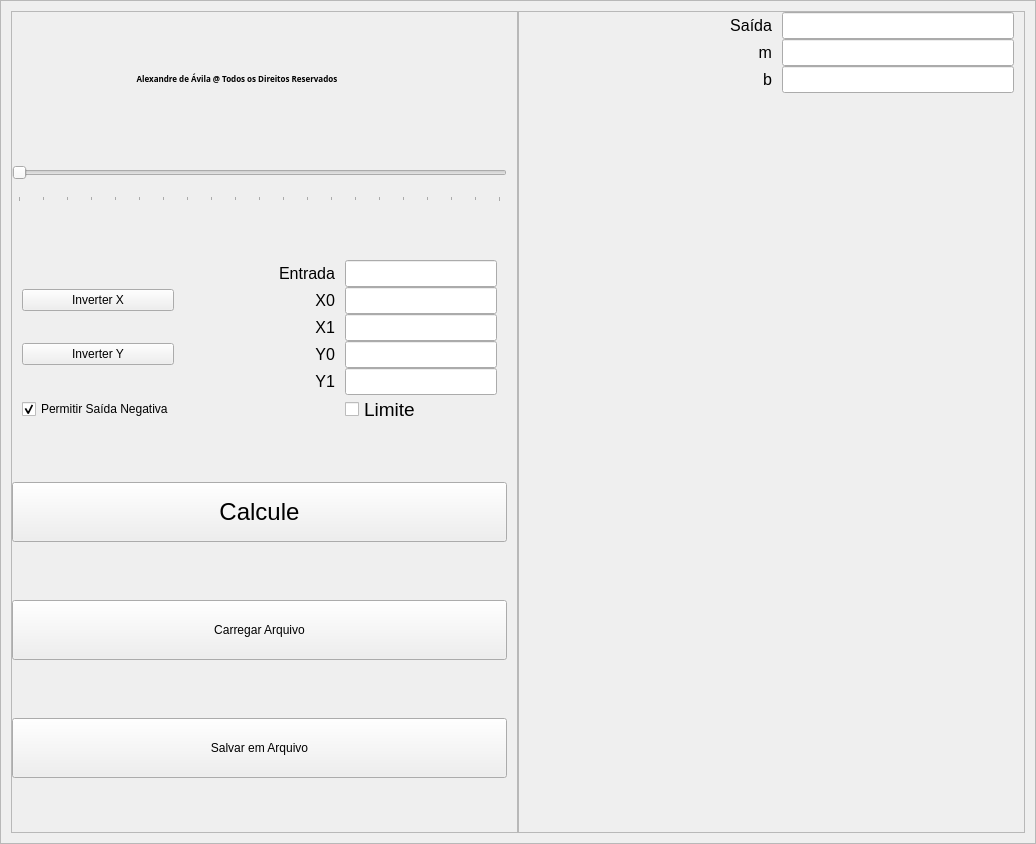
<?xml version="1.0" encoding="UTF-8"?>
<ui version="4.0">
 <author>Alexandre de Ávila</author>
 <class>MainWindow</class>
 <widget class="QMainWindow" name="MainWindow">
  <property name="geometry">
   <rect>
    <x>0</x>
    <y>0</y>
    <width>1036</width>
    <height>844</height>
   </rect>
  </property>
  <property name="sizePolicy">
   <sizepolicy hsizetype="Preferred" vsizetype="Preferred">
    <horstretch>0</horstretch>
    <verstretch>0</verstretch>
   </sizepolicy>
  </property>
  <property name="windowTitle">
   <string>Cálculo de Escala Linear</string>
  </property>
  <widget class="QWidget" name="centralwidget">
   <property name="sizePolicy">
    <sizepolicy hsizetype="Preferred" vsizetype="Preferred">
     <horstretch>0</horstretch>
     <verstretch>0</verstretch>
    </sizepolicy>
   </property>
   <property name="styleSheet">
    <string notr="true"/>
   </property>
   <layout class="QVBoxLayout" name="verticalLayout">
    <property name="spacing">
     <number>0</number>
    </property>
    <property name="leftMargin">
     <number>0</number>
    </property>
    <property name="topMargin">
     <number>0</number>
    </property>
    <property name="rightMargin">
     <number>0</number>
    </property>
    <property name="bottomMargin">
     <number>0</number>
    </property>
    <item>
     <widget class="QFrame" name="fr_principal">
      <property name="enabled">
       <bool>true</bool>
      </property>
      <property name="sizePolicy">
       <sizepolicy hsizetype="Expanding" vsizetype="Expanding">
        <horstretch>0</horstretch>
        <verstretch>0</verstretch>
       </sizepolicy>
      </property>
      <property name="autoFillBackground">
       <bool>false</bool>
      </property>
      <property name="styleSheet">
       <string notr="true"/>
      </property>
      <property name="frameShape">
       <enum>QFrame::StyledPanel</enum>
      </property>
      <property name="frameShadow">
       <enum>QFrame::Raised</enum>
      </property>
      <layout class="QHBoxLayout" name="horizontalLayout">
       <property name="spacing">
        <number>0</number>
       </property>
       <property name="leftMargin">
        <number>10</number>
       </property>
       <property name="topMargin">
        <number>10</number>
       </property>
       <property name="rightMargin">
        <number>10</number>
       </property>
       <property name="bottomMargin">
        <number>10</number>
       </property>
       <item>
        <widget class="QFrame" name="fr_esquerda">
         <property name="sizePolicy">
          <sizepolicy hsizetype="Expanding" vsizetype="Expanding">
           <horstretch>0</horstretch>
           <verstretch>0</verstretch>
          </sizepolicy>
         </property>
         <property name="minimumSize">
          <size>
           <width>319</width>
           <height>484</height>
          </size>
         </property>
         <property name="styleSheet">
          <string notr="true"/>
         </property>
         <property name="frameShape">
          <enum>QFrame::StyledPanel</enum>
         </property>
         <property name="frameShadow">
          <enum>QFrame::Raised</enum>
         </property>
         <layout class="QVBoxLayout" name="verticalLayout_4">
          <property name="leftMargin">
           <number>0</number>
          </property>
          <property name="topMargin">
           <number>0</number>
          </property>
          <property name="rightMargin">
           <number>10</number>
          </property>
          <property name="bottomMargin">
           <number>0</number>
          </property>
          <item>
           <widget class="QLabel" name="lb_autor">
            <property name="sizePolicy">
             <sizepolicy hsizetype="Fixed" vsizetype="Fixed">
              <horstretch>1</horstretch>
              <verstretch>1</verstretch>
             </sizepolicy>
            </property>
            <property name="maximumSize">
             <size>
              <width>450</width>
              <height>30</height>
             </size>
            </property>
            <property name="font">
             <font>
              <family>Arial Black</family>
              <pointsize>6</pointsize>
              <bold>true</bold>
             </font>
            </property>
            <property name="text">
             <string>Alexandre de Ávila @ Todos os Direitos Reservados</string>
            </property>
            <property name="scaledContents">
             <bool>true</bool>
            </property>
            <property name="alignment">
             <set>Qt::AlignCenter</set>
            </property>
            <property name="wordWrap">
             <bool>true</bool>
            </property>
           </widget>
          </item>
          <item>
           <widget class="QSlider" name="hs_input">
            <property name="sizePolicy">
             <sizepolicy hsizetype="Preferred" vsizetype="Fixed">
              <horstretch>0</horstretch>
              <verstretch>0</verstretch>
             </sizepolicy>
            </property>
            <property name="minimumSize">
             <size>
              <width>0</width>
              <height>50</height>
             </size>
            </property>
            <property name="cursor">
             <cursorShape>PointingHandCursor</cursorShape>
            </property>
            <property name="styleSheet">
             <string notr="true"/>
            </property>
            <property name="maximum">
             <number>100</number>
            </property>
            <property name="pageStep">
             <number>1</number>
            </property>
            <property name="orientation">
             <enum>Qt::Horizontal</enum>
            </property>
            <property name="tickPosition">
             <enum>QSlider::TicksBelow</enum>
            </property>
            <property name="tickInterval">
             <number>5</number>
            </property>
           </widget>
          </item>
          <item>
           <layout class="QGridLayout" name="gl_esquerda">
            <property name="sizeConstraint">
             <enum>QLayout::SetNoConstraint</enum>
            </property>
            <property name="leftMargin">
             <number>10</number>
            </property>
            <property name="rightMargin">
             <number>10</number>
            </property>
            <property name="horizontalSpacing">
             <number>10</number>
            </property>
            <property name="verticalSpacing">
             <number>0</number>
            </property>
            <item row="0" column="1">
             <widget class="QLabel" name="lb_input">
              <property name="font">
               <font>
                <family>Arial</family>
                <pointsize>12</pointsize>
               </font>
              </property>
              <property name="styleSheet">
               <string notr="true"/>
              </property>
              <property name="text">
               <string>Entrada</string>
              </property>
              <property name="alignment">
               <set>Qt::AlignRight|Qt::AlignTrailing|Qt::AlignVCenter</set>
              </property>
             </widget>
            </item>
            <item row="3" column="2">
             <widget class="QLineEdit" name="le_X1">
              <property name="sizePolicy">
               <sizepolicy hsizetype="Minimum" vsizetype="Fixed">
                <horstretch>0</horstretch>
                <verstretch>0</verstretch>
               </sizepolicy>
              </property>
              <property name="font">
               <font>
                <family>Arial</family>
                <pointsize>12</pointsize>
               </font>
              </property>
              <property name="styleSheet">
               <string notr="true">color: rgb(255, 255, 255);</string>
              </property>
             </widget>
            </item>
            <item row="7" column="2">
             <widget class="QCheckBox" name="cb_limite">
              <property name="font">
               <font>
                <family>Arial</family>
                <pointsize>14</pointsize>
               </font>
              </property>
              <property name="cursor">
               <cursorShape>PointingHandCursor</cursorShape>
              </property>
              <property name="styleSheet">
               <string notr="true"/>
              </property>
              <property name="text">
               <string>Limite</string>
              </property>
              <property name="iconSize">
               <size>
                <width>20</width>
                <height>20</height>
               </size>
              </property>
             </widget>
            </item>
            <item row="5" column="1">
             <widget class="QLabel" name="lb_Y1">
              <property name="font">
               <font>
                <family>Arial</family>
                <pointsize>12</pointsize>
               </font>
              </property>
              <property name="styleSheet">
               <string notr="true"/>
              </property>
              <property name="text">
               <string>Y1</string>
              </property>
              <property name="alignment">
               <set>Qt::AlignRight|Qt::AlignTrailing|Qt::AlignVCenter</set>
              </property>
             </widget>
            </item>
            <item row="0" column="2">
             <widget class="QLineEdit" name="le_input">
              <property name="sizePolicy">
               <sizepolicy hsizetype="Minimum" vsizetype="Fixed">
                <horstretch>0</horstretch>
                <verstretch>0</verstretch>
               </sizepolicy>
              </property>
              <property name="font">
               <font>
                <family>Arial</family>
                <pointsize>12</pointsize>
               </font>
              </property>
              <property name="styleSheet">
               <string notr="true">color: rgb(255, 255, 255);</string>
              </property>
              <property name="text">
               <string/>
              </property>
             </widget>
            </item>
            <item row="2" column="2">
             <widget class="QLineEdit" name="le_X0">
              <property name="sizePolicy">
               <sizepolicy hsizetype="Minimum" vsizetype="Fixed">
                <horstretch>0</horstretch>
                <verstretch>0</verstretch>
               </sizepolicy>
              </property>
              <property name="font">
               <font>
                <family>Arial</family>
                <pointsize>12</pointsize>
               </font>
              </property>
              <property name="styleSheet">
               <string notr="true">color: rgb(255, 255, 255);</string>
              </property>
             </widget>
            </item>
            <item row="2" column="1">
             <widget class="QLabel" name="lb_X0">
              <property name="font">
               <font>
                <family>Arial</family>
                <pointsize>12</pointsize>
               </font>
              </property>
              <property name="styleSheet">
               <string notr="true"/>
              </property>
              <property name="text">
               <string>X0</string>
              </property>
              <property name="alignment">
               <set>Qt::AlignRight|Qt::AlignTrailing|Qt::AlignVCenter</set>
              </property>
             </widget>
            </item>
            <item row="3" column="1">
             <widget class="QLabel" name="lb_X1">
              <property name="font">
               <font>
                <family>Arial</family>
                <pointsize>12</pointsize>
               </font>
              </property>
              <property name="styleSheet">
               <string notr="true"/>
              </property>
              <property name="text">
               <string>X1</string>
              </property>
              <property name="alignment">
               <set>Qt::AlignRight|Qt::AlignTrailing|Qt::AlignVCenter</set>
              </property>
             </widget>
            </item>
            <item row="5" column="2">
             <widget class="QLineEdit" name="le_Y1">
              <property name="sizePolicy">
               <sizepolicy hsizetype="Minimum" vsizetype="Fixed">
                <horstretch>0</horstretch>
                <verstretch>0</verstretch>
               </sizepolicy>
              </property>
              <property name="font">
               <font>
                <family>Arial</family>
                <pointsize>12</pointsize>
               </font>
              </property>
              <property name="styleSheet">
               <string notr="true">color: rgb(255, 255, 255);</string>
              </property>
             </widget>
            </item>
            <item row="4" column="1">
             <widget class="QLabel" name="lb_Y0">
              <property name="font">
               <font>
                <family>Arial</family>
                <pointsize>12</pointsize>
               </font>
              </property>
              <property name="styleSheet">
               <string notr="true"/>
              </property>
              <property name="text">
               <string>Y0</string>
              </property>
              <property name="alignment">
               <set>Qt::AlignRight|Qt::AlignTrailing|Qt::AlignVCenter</set>
              </property>
             </widget>
            </item>
            <item row="4" column="2">
             <widget class="QLineEdit" name="le_Y0">
              <property name="sizePolicy">
               <sizepolicy hsizetype="Minimum" vsizetype="Fixed">
                <horstretch>0</horstretch>
                <verstretch>0</verstretch>
               </sizepolicy>
              </property>
              <property name="font">
               <font>
                <family>Arial</family>
                <pointsize>12</pointsize>
               </font>
              </property>
              <property name="styleSheet">
               <string notr="true">color: rgb(255, 255, 255);</string>
              </property>
             </widget>
            </item>
            <item row="2" column="0">
             <widget class="QPushButton" name="bt_InverterX">
              <property name="cursor">
               <cursorShape>PointingHandCursor</cursorShape>
              </property>
              <property name="text">
               <string>Inverter X</string>
              </property>
             </widget>
            </item>
            <item row="4" column="0">
             <widget class="QPushButton" name="bt_InverterY">
              <property name="cursor">
               <cursorShape>PointingHandCursor</cursorShape>
              </property>
              <property name="text">
               <string>Inverter Y</string>
              </property>
             </widget>
            </item>
            <item row="7" column="0">
             <widget class="QCheckBox" name="cb_limneg">
              <property name="cursor">
               <cursorShape>PointingHandCursor</cursorShape>
              </property>
              <property name="text">
               <string>Permitir Saída Negativa</string>
              </property>
              <property name="checked">
               <bool>true</bool>
              </property>
             </widget>
            </item>
           </layout>
          </item>
          <item>
           <widget class="QPushButton" name="bt_calculate">
            <property name="minimumSize">
             <size>
              <width>0</width>
              <height>60</height>
             </size>
            </property>
            <property name="font">
             <font>
              <family>Arial</family>
              <pointsize>18</pointsize>
             </font>
            </property>
            <property name="cursor">
             <cursorShape>PointingHandCursor</cursorShape>
            </property>
            <property name="styleSheet">
             <string notr="true"/>
            </property>
            <property name="text">
             <string>Calcule</string>
            </property>
            <property name="icon">
             <iconset>
              <normaloff>Icones/calculator_22694.png</normaloff>Icones/calculator_22694.png</iconset>
            </property>
            <property name="iconSize">
             <size>
              <width>32</width>
              <height>32</height>
             </size>
            </property>
           </widget>
          </item>
          <item>
           <widget class="QPushButton" name="bt_load">
            <property name="minimumSize">
             <size>
              <width>0</width>
              <height>60</height>
             </size>
            </property>
            <property name="cursor">
             <cursorShape>PointingHandCursor</cursorShape>
            </property>
            <property name="text">
             <string>Carregar Arquivo</string>
            </property>
            <property name="icon">
             <iconset>
              <normaloff>Icones/open.png</normaloff>Icones/open.png</iconset>
            </property>
            <property name="iconSize">
             <size>
              <width>32</width>
              <height>32</height>
             </size>
            </property>
           </widget>
          </item>
          <item>
           <widget class="QPushButton" name="bt_save">
            <property name="minimumSize">
             <size>
              <width>0</width>
              <height>60</height>
             </size>
            </property>
            <property name="cursor">
             <cursorShape>PointingHandCursor</cursorShape>
            </property>
            <property name="text">
             <string>Salvar em Arquivo</string>
            </property>
            <property name="icon">
             <iconset>
              <normaloff>Icones/save.png</normaloff>Icones/save.png</iconset>
            </property>
            <property name="iconSize">
             <size>
              <width>32</width>
              <height>32</height>
             </size>
            </property>
           </widget>
          </item>
         </layout>
        </widget>
       </item>
       <item>
        <widget class="QFrame" name="fr_direita">
         <property name="sizePolicy">
          <sizepolicy hsizetype="Expanding" vsizetype="Expanding">
           <horstretch>0</horstretch>
           <verstretch>0</verstretch>
          </sizepolicy>
         </property>
         <property name="minimumSize">
          <size>
           <width>318</width>
           <height>484</height>
          </size>
         </property>
         <property name="styleSheet">
          <string notr="true"/>
         </property>
         <property name="frameShape">
          <enum>QFrame::StyledPanel</enum>
         </property>
         <property name="frameShadow">
          <enum>QFrame::Raised</enum>
         </property>
         <layout class="QVBoxLayout" name="verticalLayout_3">
          <property name="leftMargin">
           <number>10</number>
          </property>
          <property name="topMargin">
           <number>0</number>
          </property>
          <property name="rightMargin">
           <number>0</number>
          </property>
          <property name="bottomMargin">
           <number>0</number>
          </property>
          <item>
           <layout class="QGridLayout" name="gl_direita">
            <property name="sizeConstraint">
             <enum>QLayout::SetDefaultConstraint</enum>
            </property>
            <property name="leftMargin">
             <number>10</number>
            </property>
            <property name="rightMargin">
             <number>10</number>
            </property>
            <property name="horizontalSpacing">
             <number>10</number>
            </property>
            <property name="verticalSpacing">
             <number>0</number>
            </property>
            <item row="0" column="0">
             <widget class="QLabel" name="lb_out">
              <property name="font">
               <font>
                <family>Arial</family>
                <pointsize>12</pointsize>
               </font>
              </property>
              <property name="styleSheet">
               <string notr="true"/>
              </property>
              <property name="text">
               <string>Saída</string>
              </property>
              <property name="alignment">
               <set>Qt::AlignRight|Qt::AlignTrailing|Qt::AlignVCenter</set>
              </property>
             </widget>
            </item>
            <item row="0" column="1">
             <widget class="QLineEdit" name="le_output">
              <property name="sizePolicy">
               <sizepolicy hsizetype="Minimum" vsizetype="Fixed">
                <horstretch>0</horstretch>
                <verstretch>0</verstretch>
               </sizepolicy>
              </property>
              <property name="font">
               <font>
                <family>Arial</family>
                <pointsize>12</pointsize>
                <bold>true</bold>
               </font>
              </property>
              <property name="styleSheet">
               <string notr="true">color: rgb(255, 255, 255);</string>
              </property>
             </widget>
            </item>
            <item row="1" column="0">
             <widget class="QLabel" name="lb_m">
              <property name="font">
               <font>
                <family>Arial</family>
                <pointsize>12</pointsize>
               </font>
              </property>
              <property name="styleSheet">
               <string notr="true"/>
              </property>
              <property name="text">
               <string>m</string>
              </property>
              <property name="alignment">
               <set>Qt::AlignRight|Qt::AlignTrailing|Qt::AlignVCenter</set>
              </property>
             </widget>
            </item>
            <item row="1" column="1">
             <widget class="QLineEdit" name="le_m">
              <property name="sizePolicy">
               <sizepolicy hsizetype="Minimum" vsizetype="Fixed">
                <horstretch>0</horstretch>
                <verstretch>0</verstretch>
               </sizepolicy>
              </property>
              <property name="font">
               <font>
                <family>Arial</family>
                <pointsize>12</pointsize>
                <italic>true</italic>
               </font>
              </property>
              <property name="styleSheet">
               <string notr="true">color: rgb(255, 255, 255);</string>
              </property>
             </widget>
            </item>
            <item row="2" column="0">
             <widget class="QLabel" name="lb_b">
              <property name="font">
               <font>
                <family>Arial</family>
                <pointsize>12</pointsize>
               </font>
              </property>
              <property name="styleSheet">
               <string notr="true"/>
              </property>
              <property name="text">
               <string>b</string>
              </property>
              <property name="alignment">
               <set>Qt::AlignRight|Qt::AlignTrailing|Qt::AlignVCenter</set>
              </property>
             </widget>
            </item>
            <item row="2" column="1">
             <widget class="QLineEdit" name="le_b">
              <property name="sizePolicy">
               <sizepolicy hsizetype="Minimum" vsizetype="Fixed">
                <horstretch>0</horstretch>
                <verstretch>0</verstretch>
               </sizepolicy>
              </property>
              <property name="font">
               <font>
                <family>Arial</family>
                <pointsize>12</pointsize>
                <italic>true</italic>
               </font>
              </property>
              <property name="styleSheet">
               <string notr="true">color: rgb(255, 255, 255);</string>
              </property>
             </widget>
            </item>
           </layout>
          </item>
          <item>
           <widget class="QWidget" name="fr_grafico" native="true">
            <property name="sizePolicy">
             <sizepolicy hsizetype="Expanding" vsizetype="Expanding">
              <horstretch>0</horstretch>
              <verstretch>0</verstretch>
             </sizepolicy>
            </property>
            <property name="styleSheet">
             <string notr="true"/>
            </property>
           </widget>
          </item>
         </layout>
        </widget>
       </item>
      </layout>
     </widget>
    </item>
   </layout>
  </widget>
 </widget>
 <tabstops>
  <tabstop>le_input</tabstop>
  <tabstop>le_X0</tabstop>
  <tabstop>le_X1</tabstop>
  <tabstop>le_Y0</tabstop>
  <tabstop>le_Y1</tabstop>
  <tabstop>cb_limite</tabstop>
  <tabstop>le_output</tabstop>
  <tabstop>le_m</tabstop>
  <tabstop>le_b</tabstop>
  <tabstop>bt_calculate</tabstop>
  <tabstop>bt_load</tabstop>
  <tabstop>bt_save</tabstop>
  <tabstop>hs_input</tabstop>
 </tabstops>
 <resources/>
 <connections>
  <connection>
   <sender>bt_calculate</sender>
   <signal>clicked()</signal>
   <receiver>MainWindow</receiver>
   <slot>calculo()</slot>
   <hints>
    <hint type="sourcelabel">
     <x>221</x>
     <y>699</y>
    </hint>
    <hint type="destinationlabel">
     <x>638</x>
     <y>446</y>
    </hint>
   </hints>
  </connection>
  <connection>
   <sender>hs_input</sender>
   <signal>valueChanged(int)</signal>
   <receiver>MainWindow</receiver>
   <slot>inc_dec()</slot>
   <hints>
    <hint type="sourcelabel">
     <x>134</x>
     <y>97</y>
    </hint>
    <hint type="destinationlabel">
     <x>0</x>
     <y>91</y>
    </hint>
   </hints>
  </connection>
  <connection>
   <sender>le_input</sender>
   <signal>returnPressed()</signal>
   <receiver>MainWindow</receiver>
   <slot>calculo()</slot>
   <hints>
    <hint type="sourcelabel">
     <x>557</x>
     <y>181</y>
    </hint>
    <hint type="destinationlabel">
     <x>0</x>
     <y>138</y>
    </hint>
   </hints>
  </connection>
  <connection>
   <sender>bt_load</sender>
   <signal>clicked()</signal>
   <receiver>MainWindow</receiver>
   <slot>load_arquivo()</slot>
   <hints>
    <hint type="sourcelabel">
     <x>23</x>
     <y>736</y>
    </hint>
    <hint type="destinationlabel">
     <x>-11</x>
     <y>739</y>
    </hint>
   </hints>
  </connection>
  <connection>
   <sender>bt_save</sender>
   <signal>clicked()</signal>
   <receiver>MainWindow</receiver>
   <slot>save_arquivo()</slot>
   <hints>
    <hint type="sourcelabel">
     <x>211</x>
     <y>802</y>
    </hint>
    <hint type="destinationlabel">
     <x>-30</x>
     <y>795</y>
    </hint>
   </hints>
  </connection>
  <connection>
   <sender>le_input</sender>
   <signal>textChanged(QString)</signal>
   <receiver>MainWindow</receiver>
   <slot>calculo()</slot>
   <hints>
    <hint type="sourcelabel">
     <x>362</x>
     <y>162</y>
    </hint>
    <hint type="destinationlabel">
     <x>517</x>
     <y>421</y>
    </hint>
   </hints>
  </connection>
  <connection>
   <sender>bt_InverterX</sender>
   <signal>clicked()</signal>
   <receiver>MainWindow</receiver>
   <slot>inverterX()</slot>
   <hints>
    <hint type="sourcelabel">
     <x>104</x>
     <y>245</y>
    </hint>
    <hint type="destinationlabel">
     <x>-1</x>
     <y>241</y>
    </hint>
   </hints>
  </connection>
  <connection>
   <sender>bt_InverterY</sender>
   <signal>clicked()</signal>
   <receiver>MainWindow</receiver>
   <slot>inverterY()</slot>
   <hints>
    <hint type="sourcelabel">
     <x>107</x>
     <y>411</y>
    </hint>
    <hint type="destinationlabel">
     <x>-3</x>
     <y>409</y>
    </hint>
   </hints>
  </connection>
 </connections>
 <designerdata>
  <property name="gridDeltaX">
   <number>10</number>
  </property>
  <property name="gridDeltaY">
   <number>10</number>
  </property>
  <property name="gridSnapX">
   <bool>true</bool>
  </property>
  <property name="gridSnapY">
   <bool>true</bool>
  </property>
  <property name="gridVisible">
   <bool>true</bool>
  </property>
 </designerdata>
 <slots>
  <slot>calculo()</slot>
  <slot>inc_dec()</slot>
  <slot>myChart()</slot>
  <slot>update_chart()</slot>
  <slot>load_arquivo()</slot>
  <slot>save_arquivo()</slot>
  <slot>inverterX()</slot>
  <slot>inverterY()</slot>
 </slots>
</ui>
